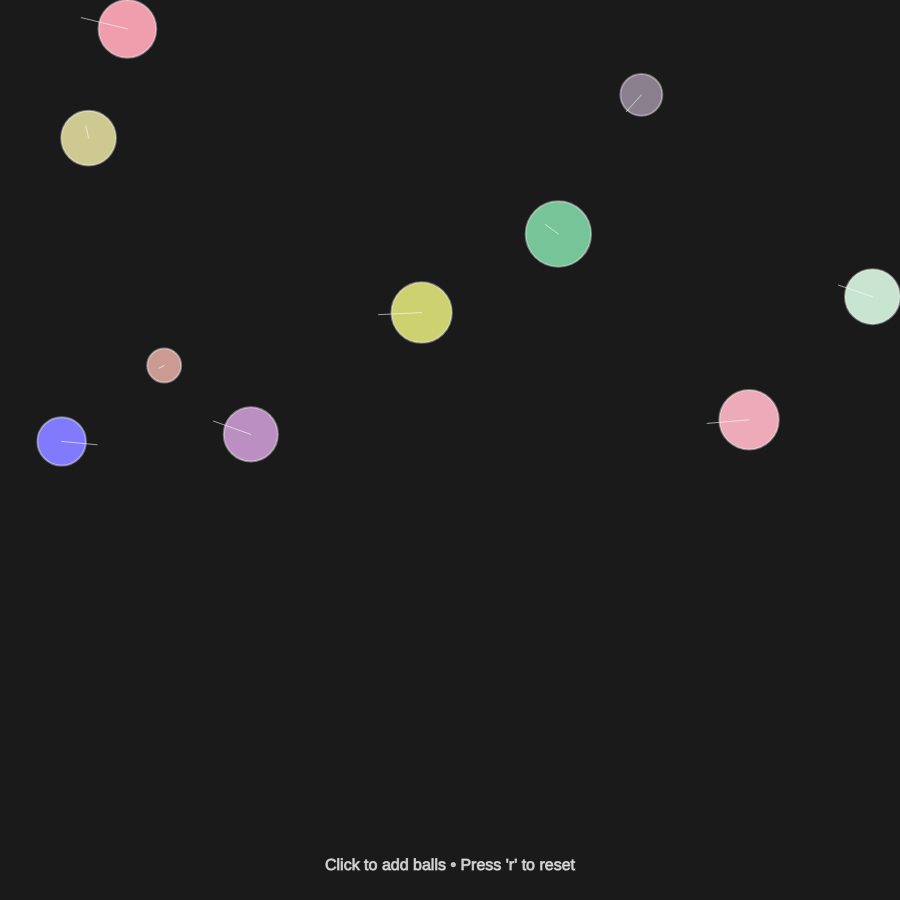
Frame 1 (no input)
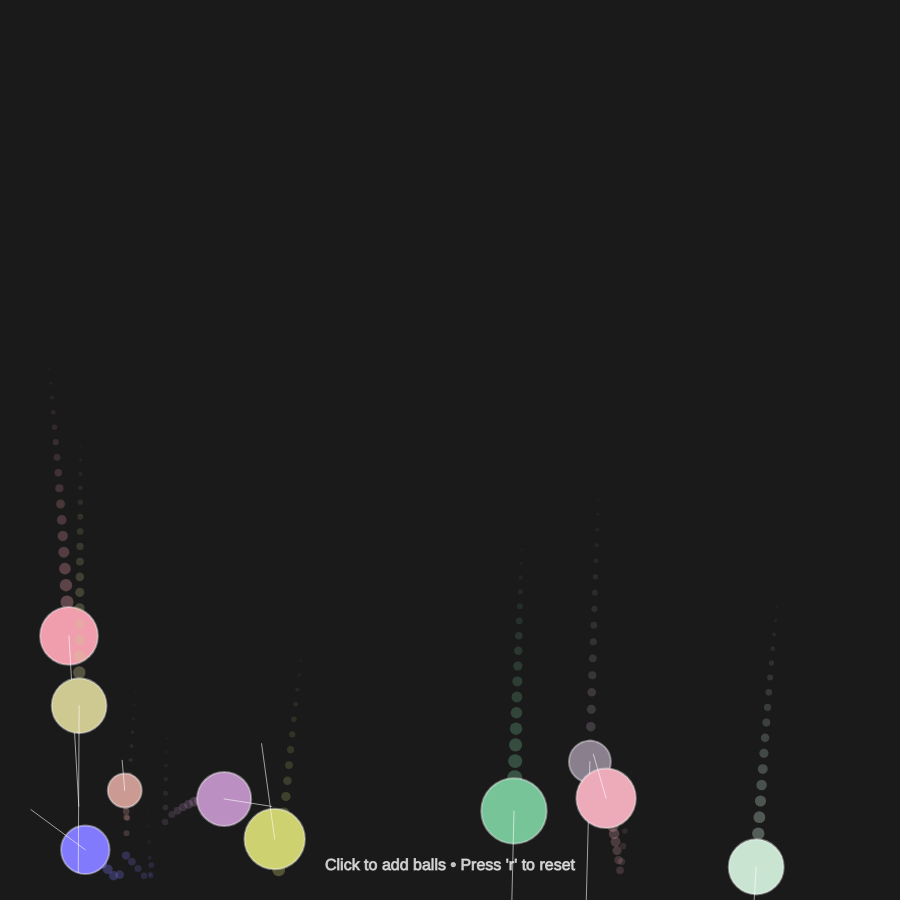
Frame 60 (no input)
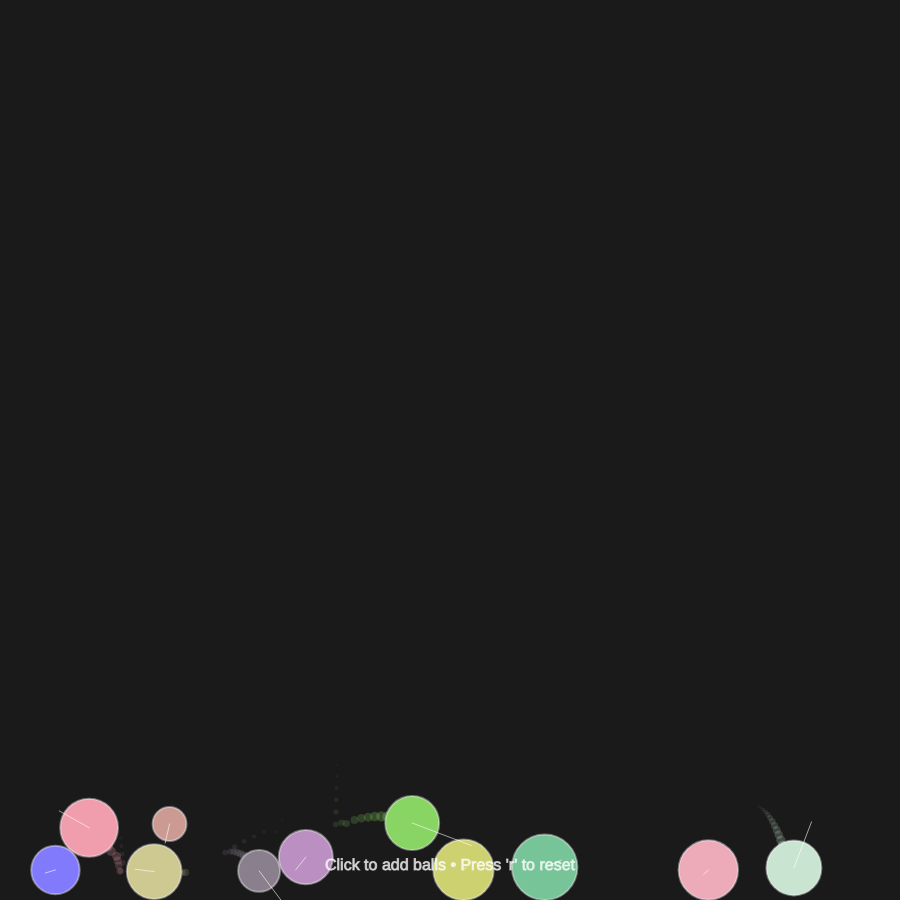
Frame 120 (the mouse pressed at the canvas centre since frame 60)

The p5.js sketch that drew these frames (run headless with seeded random() and noise() and a simulated clock; from frame 60 on, the mouse is pressed at the canvas centre):

// p5.js sketch
// ── sketch.js
let balls = [];
let gravity = 0.5;
let friction = 0.98;
let bounce = 0.7;

function setup() {
  const s = min(windowWidth, windowHeight) * 0.9;
  createCanvas(s, s);
  // Create balls
  for (let i = 0; i < 10; i++) {
    balls.push(new Ball(random(width), random(height / 2), random(10, 30)));
  }
}

function windowResized() {
  const s = min(windowWidth, windowHeight) * 0.9;
  resizeCanvas(s, s);
  redraw();
}

function draw() {
  background(26, 26, 26);

  // Update and display all balls
  for (let ball of balls) {
    ball.update();
    ball.display();
  }

  // Check collisions between balls
  for (let i = 0; i < balls.length; i++) {
    for (let j = i + 1; j < balls.length; j++) {
      balls[i].checkCollision(balls[j]);
    }
  }

  // Instructions
  fill(255, 180);
  textAlign(CENTER);
  textSize(16);
  text("Click to add balls • Press 'r' to reset", width / 2, height - 30);
}

class Ball {
  constructor(x, y) {
    this.pos = createVector(x, y);
    this.vel = createVector(random(-5, 5), random(-2, 2));
    this.acc = createVector(0, 0);
    this.radius = random(15, 35);
    this.mass = this.radius * 0.1;
    this.color = [random(100, 255), random(100, 255), random(100, 255)];
    this.trail = [];
  }

  update() {
    // Apply gravity
    this.acc.add(0, gravity);

    // Update physics
    this.vel.add(this.acc);
    this.vel.mult(friction);
    this.pos.add(this.vel);
    this.acc.mult(0);

    // Boundary collision
    this.checkBoundaries();

    // Update trail
    this.trail.push({ x: this.pos.x, y: this.pos.y, life: 100 });
    if (this.trail.length > 20) {
      this.trail.shift();
    }

    // Update trail life
    for (let i = this.trail.length - 1; i >= 0; i--) {
      this.trail[i].life -= 5;
      if (this.trail[i].life <= 0) {
        this.trail.splice(i, 1);
      }
    }
  }

  display() {
    // Draw trail
    for (let i = 0; i < this.trail.length; i++) {
      let point = this.trail[i];
      let alpha = map(point.life, 0, 100, 0, 100);
      let size = map(i, 0, this.trail.length - 1, 2, this.radius / 2);

      fill(this.color[0], this.color[1], this.color[2], alpha);
      noStroke();
      circle(point.x, point.y, size);
    }

    // Draw ball
    fill(this.color[0], this.color[1], this.color[2]);
    stroke(255, 100);
    strokeWeight(2);
    circle(this.pos.x, this.pos.y, this.radius * 2);

    // Draw velocity vector (for visualization)
    stroke(255, 150);
    strokeWeight(1);
    let velMag = this.vel.mag() * 10;
    line(
      this.pos.x,
      this.pos.y,
      this.pos.x + this.vel.x * 10,
      this.pos.y + this.vel.y * 10
    );
  }

  checkBoundaries() {
    // Floor
    if (this.pos.y + this.radius > height) {
      this.pos.y = height - this.radius;
      this.vel.y *= -bounce;
    }

    // Ceiling
    if (this.pos.y - this.radius < 0) {
      this.pos.y = this.radius;
      this.vel.y *= -bounce;
    }

    // Right wall
    if (this.pos.x + this.radius > width) {
      this.pos.x = width - this.radius;
      this.vel.x *= -bounce;
    }

    // Left wall
    if (this.pos.x - this.radius < 0) {
      this.pos.x = this.radius;
      this.vel.x *= -bounce;
    }
  }

  checkCollision(other) {
    let distance = p5.Vector.dist(this.pos, other.pos);
    let minDistance = this.radius + other.radius;

    if (distance < minDistance) {
      // Calculate collision response
      let overlap = minDistance - distance;
      let direction = p5.Vector.sub(this.pos, other.pos);
      direction.normalize();

      // Separate balls
      let separation = p5.Vector.mult(direction, overlap / 2);
      this.pos.add(separation);
      other.pos.sub(separation);

      // Calculate velocities after collision
      let relativeVel = p5.Vector.sub(this.vel, other.vel);
      let velAlongNormal = p5.Vector.dot(relativeVel, direction);

      if (velAlongNormal > 0) return; // Objects separating

      let restitution = 0.8;
      let j = -(1 + restitution) * velAlongNormal;
      j /= 1 / this.mass + 1 / other.mass;

      let impulse = p5.Vector.mult(direction, j);

      this.vel.add(p5.Vector.div(impulse, this.mass));
      other.vel.sub(p5.Vector.div(impulse, other.mass));
    }
  }
}

function mousePressed() {
  // Add new ball at mouse position
  balls.push(new Ball(mouseX, mouseY));
}

function keyPressed() {
  if (key === "r" || key === "R") {
    // Reset simulation
    balls = [];
    for (let i = 0; i < 8; i++) {
      balls.push(new Ball(random(100, width - 100), random(50, 200)));
    }
  }
}

// ── style.css
html, body {
  margin: 0;
  padding: 0;
  display: grid;
  place-content: center center;
  height: 100vh;
  background: #1a1a1a;
}

canvas {
  display: block;
  border: 3px solid #444;
  border-radius: 1em;
}
